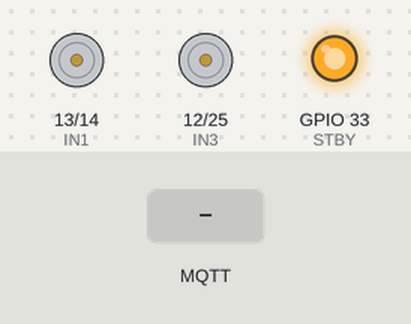
Recording of a sketch running on a simulated ESP32. Shown: motor-driver pin pairs drawn as motors (green arrow = first pin HIGH = forward, orange = second pin HIGH = backward, longer = more drive, scaled by the enable pin, stopped while the standby pin is LOW), output pins drawn as LEDs (lit = HIGH). The test bench sets the inputs (shaded band). WiFi joins after 1.5 s; servers stay silent unless stated; no MQTT or app messages arrive unless stated; what the sketch prints to the serial monitor is not drawn.

Above: at 2.7 s.
2.8 s: MQTT message "forward" arrives on the first subscribed topic
At 3.5 s:
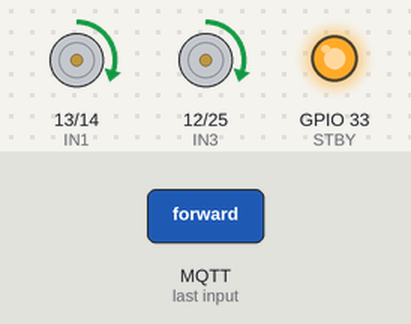
4.3 s: MQTT message "backward" arrives on the first subscribed topic
At 4.6 s:
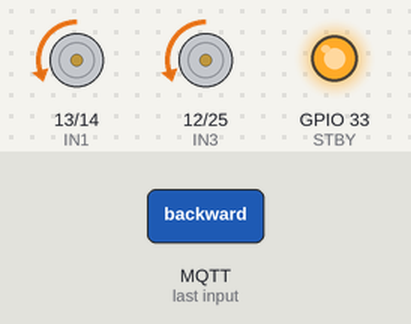
5.8 s: MQTT message "left" arrives on the first subscribed topic
At 6.9 s:
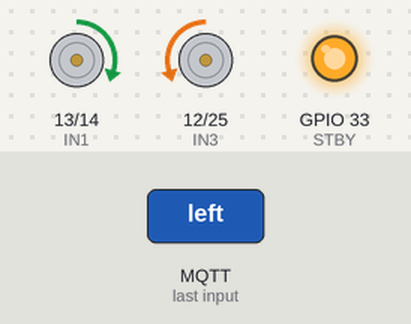
7.3 s: MQTT message "right" arrives on the first subscribed topic
At 8.1 s:
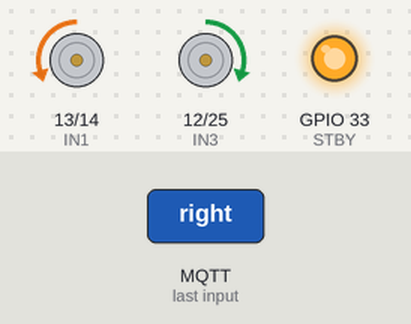
8.8 s: MQTT message "velocidad" arrives on the first subscribed topic
At 9.3 s:
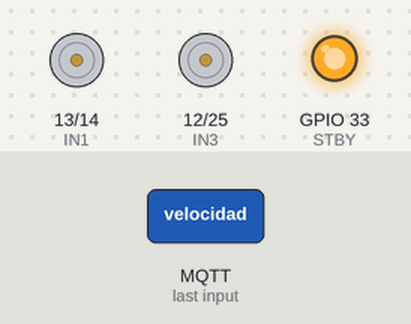
10.3 s: MQTT message "forward" arrives on the first subscribed topic
Timing chart, 0 to 12.8 s (numbered marks = the images above; inputs shaded):
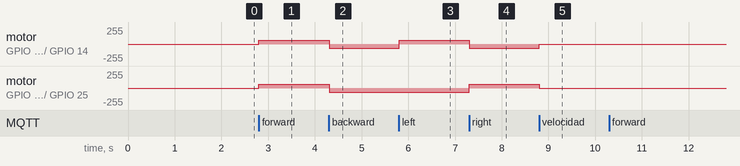

Measured:
- after the input at 2.8 s, motor on GPIO 13 (IN1) / GPIO 14 (IN2), motor on GPIO 12 (IN3) / GPIO 25 (IN4): stopped → forward 60/255 at once
- after the input at 4.3 s, motor on GPIO 13 (IN1) / GPIO 14 (IN2), motor on GPIO 12 (IN3) / GPIO 25 (IN4): forward 60/255 → backward 60/255 at once
- after the input at 5.8 s, motor on GPIO 13 (IN1) / GPIO 14 (IN2): backward 60/255 → forward 60/255 at once
- after the input at 7.3 s, motor on GPIO 13 (IN1) / GPIO 14 (IN2): forward 60/255 → backward 60/255 at once; motor on GPIO 12 (IN3) / GPIO 25 (IN4): backward 60/255 → forward 60/255 at once
- after the input at 8.8 s, motor on GPIO 13 (IN1) / GPIO 14 (IN2): backward 60/255 → stopped at once; motor on GPIO 12 (IN3) / GPIO 25 (IN4): forward 60/255 → stopped at once

The sketch:

robot3.ino
```cpp
#include <WiFi.h>
#include <PubSubClient.h>

// Pines de motor DC
const int IN1 = 13;
const int IN2 = 14;
const int IN3 = 12;
const int IN4 = 25;
const int ENA = 26;
const int ENB = 27;
const int STBY = 33;

int velocidad = 60;

// Configuración de WiFi y MQTT
const char* ssid = "gabyd";
const char* password = "12345678";
const char* mqtt_server = "192.168.57.128";

WiFiClient espClient;
PubSubClient client(espClient);

void setupWiFi() {
  delay(10);
  Serial.println("📡 Conectando a WiFi...");
  WiFi.begin(ssid, password);
  while (WiFi.status() != WL_CONNECTED) {
    delay(500);
    Serial.print(".");
  }
  Serial.println("\n✅ WiFi conectado");
  Serial.print("📶 IP asignada: ");
  Serial.println(WiFi.localIP());
}

// Función para ejecutar movimiento según el comando recibido
void moveMotors(String direction) {
  direction.trim();
  direction.toLowerCase();

  Serial.print("🎮 Ejecutando comando: ");
  Serial.println(direction);

  if (direction == "forward") {
    moveForward();
  } else if (direction == "backward") {
    moveBackward();
  } else if (direction == "left") {
    moveLeft();
  } else if (direction == "right") {
    moveRight();
  } else if (direction == "stop") {
    stopMotor();
  } else if (direction.startsWith("velocidad")) {
    // Comando ejemplo: "velocidad150"
    int vel = direction.substring(9).toInt();
    velocidad = constrain(vel, 0, 255);
    aplicarVelocidad();
    Serial.print("🚀 Velocidad actualizada: ");
    Serial.println(velocidad);
  } else {
    Serial.println("⚠️ Comando no reconocido.");
  }
}

// Función para manejar los mensajes recibidos por MQTT
void callback(char* topic, byte* payload, unsigned int length) {
  Serial.print("📩 Mensaje recibido en [");
  Serial.print(topic);
  Serial.print("]: ");

  String command = "";
  for (unsigned int i = 0; i < length; i++) {
    Serial.print((char)payload[i]);
    command += (char)payload[i];
  }
  Serial.println();

  moveMotors(command);
}

void reconnect() {
  while (!client.connected()) {
    Serial.print("🔁 Intentando conexión MQTT...");
    if (client.connect("ESP32_robotDC")) {
      Serial.println("✅ Conectado al broker MQTT");
      client.subscribe("robot3/move");
    } else {
      Serial.print("❌ Falló, rc=");
      Serial.print(client.state());
      Serial.println(" - Reintentando en 5 segundos...");
      delay(5000);
    }
  }
}

void setup() {
  Serial.begin(115200);

  // Configuración de pines de motor
  pinMode(IN1, OUTPUT); pinMode(IN2, OUTPUT);
  pinMode(IN3, OUTPUT); pinMode(IN4, OUTPUT);
  pinMode(ENA, OUTPUT); pinMode(ENB, OUTPUT);
  pinMode(STBY, OUTPUT);
  digitalWrite(STBY, HIGH);

  setupWiFi();
  client.setServer(mqtt_server, 1883);
  client.setCallback(callback);

  Serial.println("✅ Sistema listo: MQTT + Motor DC");
}

void loop() {
  if (!client.connected()) {
    reconnect();
  }
  client.loop();
}

// FUNCIONES DE CONTROL DE MOTORES

void aplicarVelocidad() {
  analogWrite(ENA, velocidad);
  analogWrite(ENB, velocidad);
}

void moveForward() {
  digitalWrite(IN1, HIGH); digitalWrite(IN2, LOW);
  digitalWrite(IN3, HIGH); digitalWrite(IN4, LOW);
  aplicarVelocidad();
  Serial.println("➡️ Adelante");
}

void moveBackward() {
  digitalWrite(IN1, LOW); digitalWrite(IN2, HIGH);
  digitalWrite(IN3, LOW); digitalWrite(IN4, HIGH);
  aplicarVelocidad();
  Serial.println("⬅️ Atrás");
}

void moveLeft() {
  digitalWrite(IN1, HIGH); digitalWrite(IN2, LOW);
  digitalWrite(IN3, LOW); digitalWrite(IN4, HIGH);
  aplicarVelocidad();
  Serial.println("↖️ Izquierda");
}

void moveRight() {
  digitalWrite(IN1, LOW); digitalWrite(IN2, HIGH);
  digitalWrite(IN3, HIGH); digitalWrite(IN4, LOW);
  aplicarVelocidad();
  Serial.println("↗️ Derecha");
}

void stopMotor() {
  digitalWrite(IN1, LOW); digitalWrite(IN2, LOW);
  digitalWrite(IN3, LOW); digitalWrite(IN4, LOW);
  analogWrite(ENA, 0); analogWrite(ENB, 0);
  Serial.println("⛔ Detenido");
}
```
